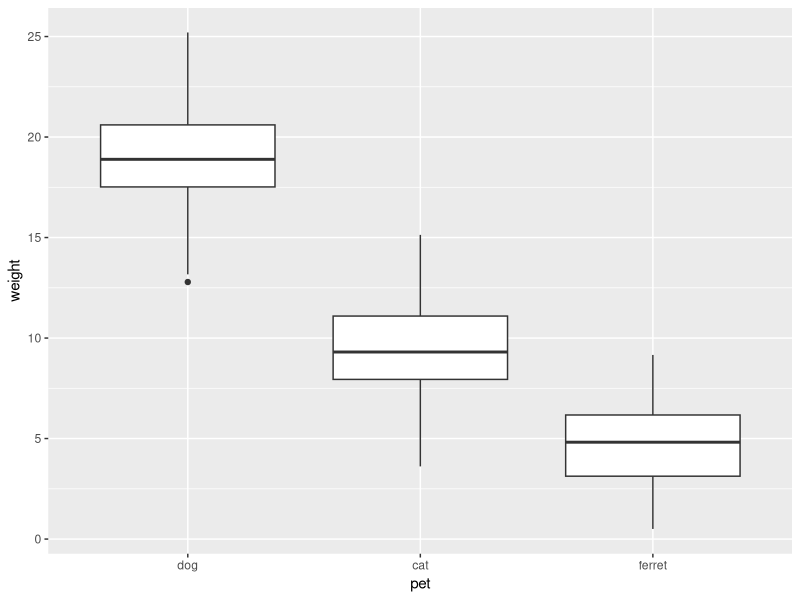
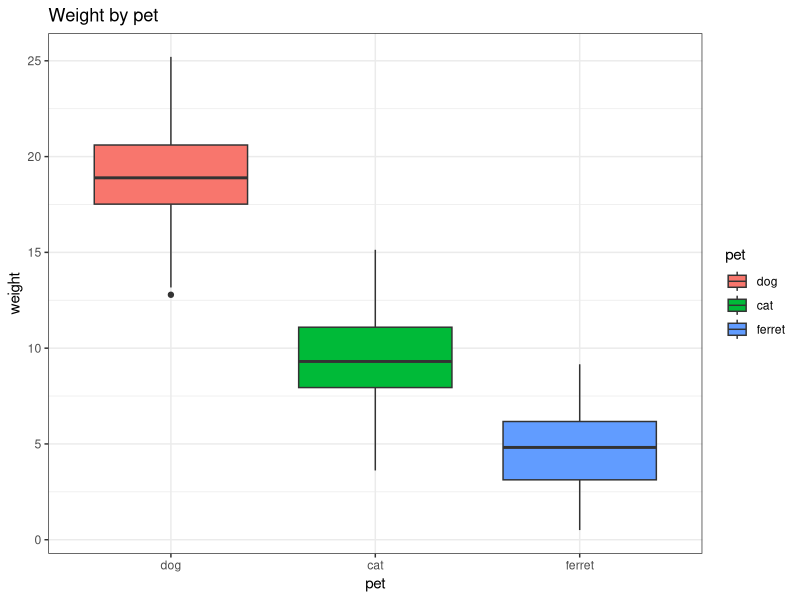
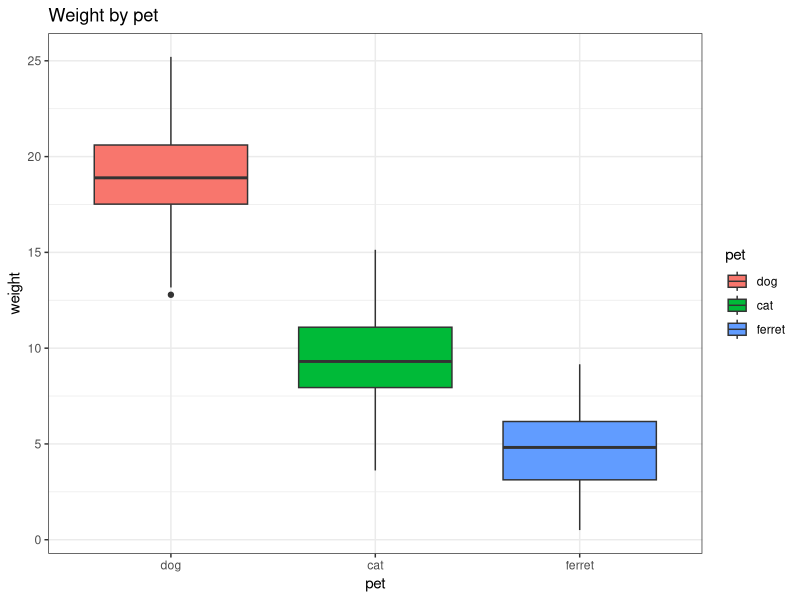

The R script that drew these images, in order:
## LOAD PACKAGES ####
library(dplyr)
library(ggplot2)
library(readr)

## READ IN DATA AND ORGANIZE ####
# Read in data
data = readr::read_csv("data/pets.csv",  col_types = "cffiid")

# Look at data
dim(data) 
head(data) 
tail(data) 
xtabs(~pet, data) 

dplyr::glimpse(data)

# Subset out cats
data_cats <- data %>%
  dplyr::filter(pet == "cat")
data_cats #print out the new data frame

# Look at cats data
dim(data_cats) 
head(data_cats) 
tail(data_cats) 
xtabs(~pet, data_cats) 
xtabs(~country, data_cats)

## MAKE FIGURES ####
# Weight by pet
data.plot <- ggplot(data, aes(x = pet, y = weight)) +
  geom_boxplot()
data.plot

# Pretty plot
data.plot <- ggplot(data, aes(x = pet, y = weight, fill = pet)) +
  geom_boxplot()+
  theme_bw()+
  ggtitle("Weight by pet")
data.plot

# save the plot
ggsave('figures/boxplot_pets_weight.pdf', 
       plot =data.plot, 
       width = 6, 
       height = 4, 
       dpi = 300)
